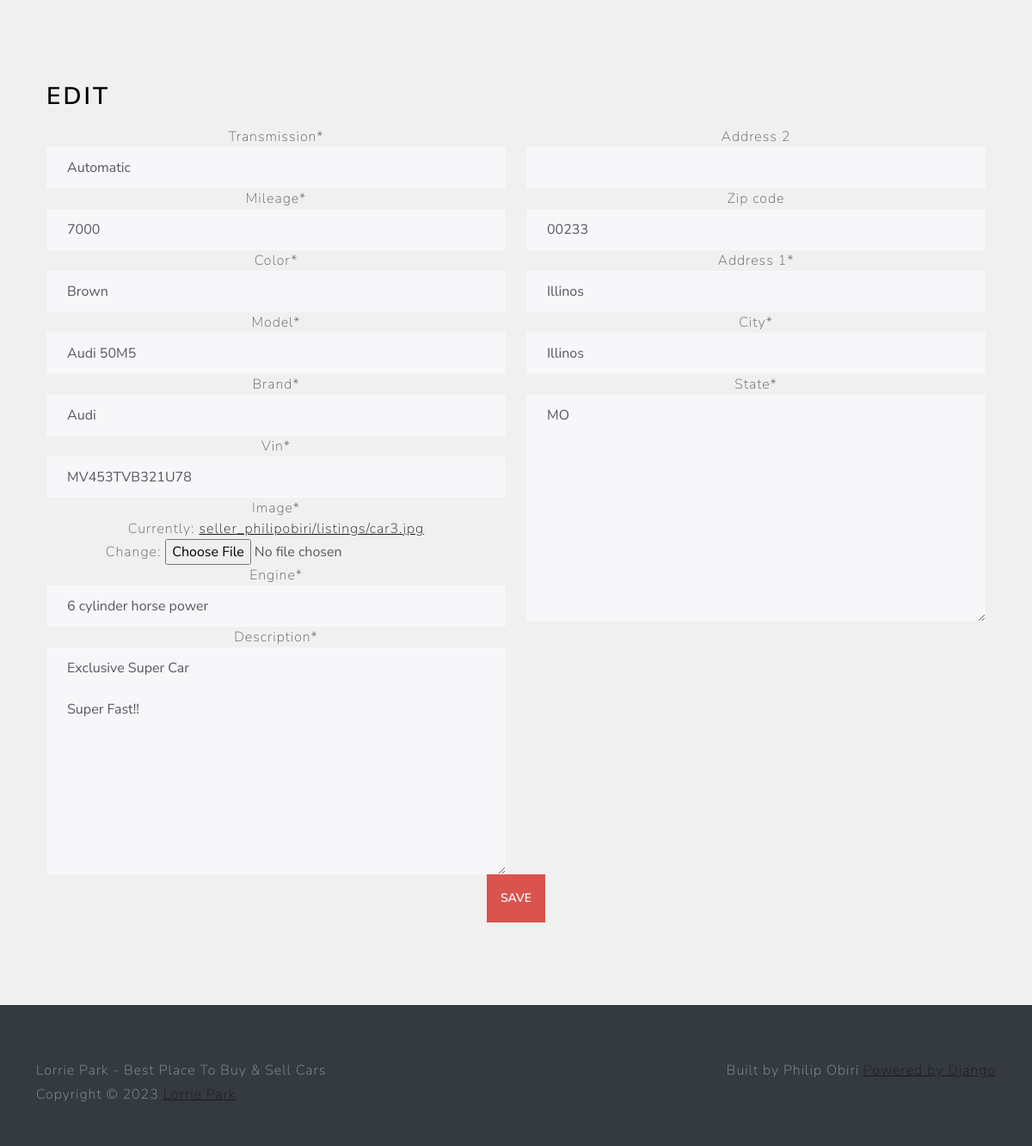
Page /listing/4d7cad8bca4a43d58743c17709edbef7/edit/ (signed in) on the committed database.
### main/models.py (models this page shows, shortened)
class Listing(models.Model):
    id = models.UUIDField(
        primary_key=True, default=uuid.uuid4, unique=True, editable=False
    )
    created_at = models.DateTimeField(auto_now_add=True)
    updated_at = models.DateTimeField(auto_now=True)
    seller = models.ForeignKey(Profile, on_delete=models.CASCADE)
    brand = models.CharField(max_length=24, choices=CARS_BRANDS, default=None)
    model = models.CharField(max_length=64)
    vin = models.CharField(
        max_length=17,
    )
    mileage = models.IntegerField(default=0)
    color = models.CharField(max_length=24, default=None)
    description = models.TextField()
    engine = models.CharField(
        max_length=24,
    )
    transmission = models.CharField(
        max_length=24, choices=TRANSMISSION_OPTIONS, default=None
    )
    location = models.OneToOneField(Location, on_delete=models.SET_NULL, null=True)
    image = models.ImageField(upload_to=user_listing_path)

### users/models.py (models this page shows, shortened)
class Location(models.Model):
    address_1 = models.CharField(max_length=128)
    address_2 = models.CharField(max_length=128, blank=True)
    city = models.CharField(max_length=100)
    state = USStateField(default="NY")
    zip_code = USZipCodeField(blank=True)

### main/views.py (the view)
# urls.py: path("listing/<str:id>/edit/", edit_view, name="edit"),
@login_required
def edit_view(request, id):
    try:
        listing = Listing.objects.get(id=id)
        if listing is None:
            raise Exception
        if request.method == "POST":
            listing_form = ListingForm(request.POST, request.FILES, instance=listing)
            location_form = LocationForm(request.POST, instance=listing)
            if listing_form.is_valid() and location_form.is_valid():
                listing_form.save()
                location_form.save()
                messages.success(request, f"Listing {id} updated successfully !")
                return redirect("home")
            else:
                messages.error("An error occurred while trying to edit the listing !")
                return reload()
        else:
            listing_form = ListingForm(instance=listing)
            location_form = LocationForm(instance=listing.location)
    except Exception as e:
        messages.error(
            request, f"An error occurred while trying to access the application"
        )
    return render(
        request,
        "views/edit.html",
        {
            "listing_form": listing_form,
            "location_form": location_form,
        },
    )

### main/forms.py
class ListingForm(forms.ModelForm):
    class Meta:
        model = Listing
        fields = {
            "description",
            "brand",
            "model",
            "vin",
            "mileage",
            "color",
            "engine",
            "transmission",
            "image",
        }

### users/forms.py
class LocationForm(forms.ModelForm):
    address_1 = forms.CharField(required=True)
    zip_code = USZipCodeField(required=True)
    class Meta:
        model = Location
        fields = {"address_1", "address_2", "city", "state", "zip_code"}

### main/templates/views/edit.html (shortened to what this page needs)
{% extends 'base/base.html' %}
{% load static %}
{% load crispy_forms_tags %}
{% block 'body' %}
<div class="container-fluid text-center py-5">
    <div class="container px-4 py-5">
        <div class="row g-4">
            <div class="col d-flex align-items-start">
                <div>
                    <h2 class="mb-3 border-bottom" style="color: black">Edit</h2>
                </div>
            </div>
        </div>
        <form action="" method="post" enctype="multipart/form-data">
            <div class="row">
                <div class="col-6">
                    {{ listing_form|crispy }}
                </div>
                <div class="col-6">
                    {{ location_form|crispy }}
                </div>
            </div>
            <button class="btn btn-lg btn-danger" type="submit">Save</button>
        </form>
    </div>
</div>
{% endblock %}

### main/static/css/style.css (style rules this page uses)
html, body { height: 100%; }
body { align-items: center; padding-bottom: 40px; background-color: #f1f0f0; }
.h2, h2 { color: white; }

### rows in the picture
Listing: transmission "Automatic", mileage "7000", color "Brown", model "Audi 50M5", brand "Audi", vin "MV453TVB321U78", engine "6 cylinder horse power", description "Exclusive Super Car Super Fast!!"
Location: zip_code "00233", address_1 "Illinos", city "Illinos", state "MO"
